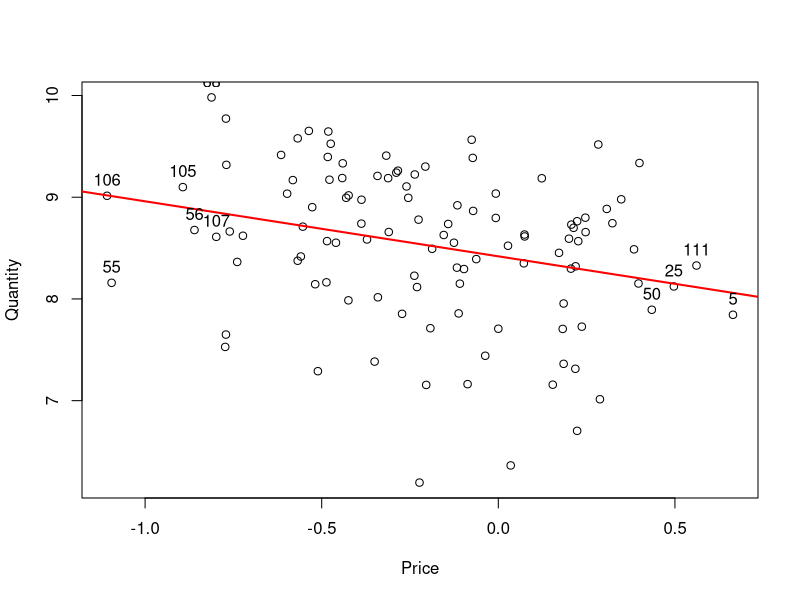
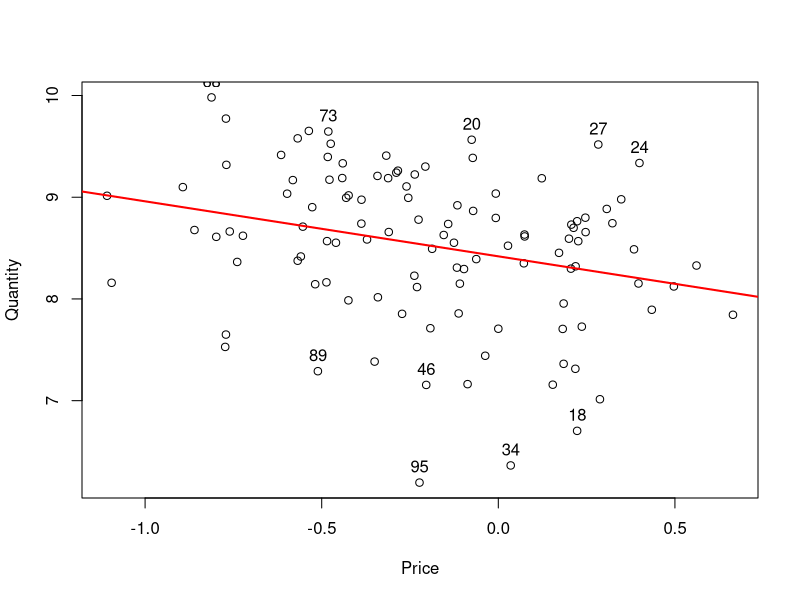
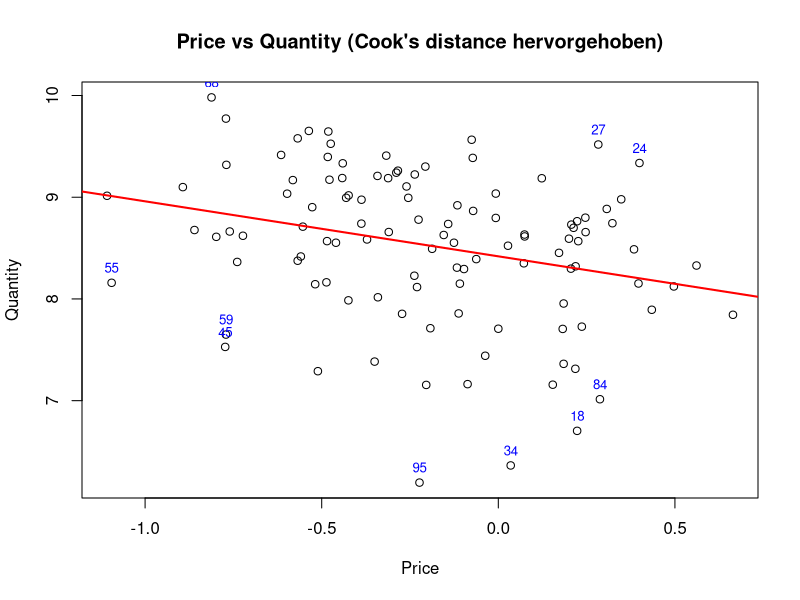

Recreate these plots in R, in order.
# Read data
library(readr)
daily_data <- read_tsv("data/daily_fish_market_data.txt")
# Plot data to get understanding of it
plot(daily_data$price, daily_data$qty, xlab="Price", ylab="Quantity")
linear_reg = lm(daily_data$qty~ daily_data$price)
abline(linear_reg, col = "red", lwd = 2)

summary(linear_reg)


# 1. Identify outliers:
# 1.1 Examine potential outliers in dependent variable (quantity)
# Leverage: Idea -> extreme observations on x are weighted more strongly
# Step 1: Compute weights w_i

# Step 2: Compute leverage h_i=1/n+w_i
# Leverage-Werte berechnen
h = hatvalues(linear_reg)
# Step 3: Get highest h values and compare them to 2/n
top10 <- order(h, decreasing = TRUE)[1:10]
n = nobs(linear_reg)
equal_influence = 2 / n
equal_influence
text(daily_data$price[top10],
     daily_data$qty[top10],
     labels = top10,
     pos = 3)   # Label über dem Punkt

# --> Interpretation:


# 1.2 Examine potential outliers in independent variable (price)
# Studentized residuals: Idea -> Use residuals to find outliers
# Step 1: 

# studentized (deleted) residuals
r_student <- rstudent(linear_reg)
top5 = order(r_student, decreasing = TRUE)[1:5]
low5 = order(r_student, decreasing = FALSE)[1:5]
plot(daily_data$price, daily_data$qty, xlab="Price", ylab="Quantity")
abline(linear_reg, col = "red", lwd = 2)
text(daily_data$price[top5],
     daily_data$qty[top5],
     labels = top5,
     pos = 3)

# Labels für low 5
text(daily_data$price[low5],
     daily_data$qty[low5],
     labels = low5,
     pos = 3)

#--> Interpretation

# 1.3 Examine potential outliers considering dependent and independent variable
# Cooks Distance: Looks for observaction

# Annahme: linear_reg existiert (linear_reg <- lm(qty ~ price, data = daily_data))

# 1) Cook's distance mit eingebauter Funktion
D <- cooks.distance(linear_reg)

# Ausgabe: erste Werte
head(D)

# 2) Indizes der 10 größten Cook's distances
top10_D <- order(D, decreasing = TRUE)[1:10]
top10_D
D[top10_D]

# 4) Plot: Punkte proportional zu Cook's D und Top-10 labeln
plot(daily_data$price, daily_data$qty,
     xlab = "Price", ylab = "Quantity",
     main = "Price vs Quantity (Cook's distance hervorgehoben)")

abline(linear_reg, col = "red", lwd = 2)


# Top-10 labeln
text(daily_data$price[top10_D],
     daily_data$qty[top10_D],
     labels = top10_D,
     pos = 3, cex = 0.8, col = "blue")

# 5) (Optional) Vergleich mit der Folienformel:
# Folie: D_i = r_i*^2 * h_i / (2 s^2 (1 - h_i))
r_student <- rstudent(linear_reg)   # extern studentized residuals (r_i^*)
h <- hatvalues(linear_reg)
s <- summary(linear_reg)$sigma      # Residual standard error
D_slide <- (r_student^2 * h) / (2 * s^2 * (1 - h))  # nur, wenn die Folie p=2 impliziert
# Vergleiche Maximum / Differenzen
head(D_slide)

max_diff <- max(abs(D - D_slide))
cat("Max Differenz zwischen cooks.distance() und Folienformel:", max_diff, "\n")
# Werte sind komplett anders. Also stimmt hier irgendwas nicht.
# --> Interpretation: should we delete outliers?


# 2. Compare linear, polynomial and logarithmic functional forms
# 2.1 Define hypothesized functional form (linear, polynomial and logarithmic)
# 2.2 Look at scatterplot of data
# 2.3 Linear regression
# 2.4 Polynomial regression
# 2.4.1 Mean centering
# 2.4.2 Compute polynomials
# 2.4.3 Analyze and test hypothesized model
# 2.4.4 if tests are successful: Analyze extended model
# 2.5 logarithmic transformation
# be careful of 0s 